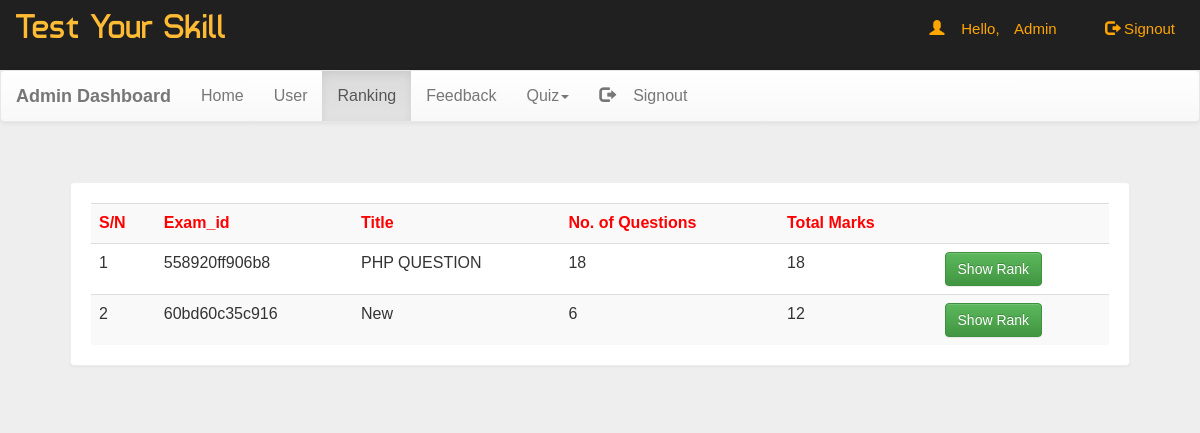
The page /admin/index.php?source=rank (signed in) on the database its author committed.
### tables this page shows
CREATE TABLE `exam` (
  `ids` int(11) NOT NULL,
  `exam_id` text NOT NULL,
  `question_total` int(11) NOT NULL,
  `right_score_ans` int(11) NOT NULL,
  `wrong_score_ans` int(11) NOT NULL,
  `instructions` text NOT NULL,
  `title` varchar(255) NOT NULL,
  `time` int(11) NOT NULL,
  `tag` varchar(255) NOT NULL,
  `date` date NOT NULL
);

### admin/config/db.php (called while the page is built, shortened)
<?php
$connection = mysqli_connect(DB_HOST, DB_USER, DB_PASSWORD, DB_NAME)
or die("Unable To Connect To The Database");
function query($sql){
	global $connection;
	return mysqli_query($connection, $sql);
}
function fetch_array($result){
	return mysqli_fetch_assoc($result);
}
function find_all($table){
	return "SELECT * FROM " . $table;
}
function read(){
	if(func_num_args() < 2){
		if(is_string(func_get_arg(0))){
			$sql = find_all(func_get_arg(0));
			$result = query($sql);
			return $result;
		}else{
			return false;
		}
	}
	return false;
}
?>

### admin/includes/rank.php (the view)
<div class="container">
<div class="row">
<div class="col-xs-12 col-sm-12 col-md-12">
<?php
$result = read($table = "exam");
?>
<div class="panel title">
<div class="table-responsive">
<table class="table table-striped title1" >
<tr style="color:red">
<td><b>S/N</b></td>
<td><b>Exam_id</b></td>
<td><b>Title</b></td>
<td><b>No. of Questions</b></td>
<td><b>Total Marks</b></td>
<td></td>
</tr>
<?php
$c=0;
while($row = fetch_array($result)){
$exam_id               = $row['exam_id'];
$title                 = $row['title'];
$question_total        = $row['question_total'];
$right_score_ans       = $row['right_score_ans'];
$c++;
?>
<tr>
<td><?php echo $c; ?></td>
<td><?php echo $exam_id; ?></td>
<td><?php echo $title; ?></td>
<td><?php echo $question_total; ?></td>
<td><?php echo ($question_total * $right_score_ans); ?></td>
<td><a href="index.php?source=show_rank&exam_id=<?php echo $exam_id; ?>" class="btn btn-success">Show Rank</a></td>
</tr>
<?php
}
?>
</table>
</div>
</div>
</div>
</div>
</div>

### css/main.css (style rules this page uses)
body { overflow-x:hidden; width:100%; font: 15px "Century Gothic", "Times Roman", sans-serif; background:url(../image/bg.jpg); min-height:100%; min-width:100%; background-attachment:fixed; }
.panel { border-color:#eee; margin:40px; padding:20px; font: 15px "Century Gothic", "Times Roman", sans-serif; }
.title { font-family:'typo'; }
.title1 { font: 16px "Century Gothic", "Times Roman", sans-serif; }

### rows shown on the page
exam: exam "558920ff906b8", title "PHP QUESTION", question_total "18", $question_total*$right_score_ans "18"
exam: exam "60bd60c35c916", title "New", question_total "6", $question_total * $right_score_ans "12"

### other values the page prints
$_SESSION['username'] "Admin"
